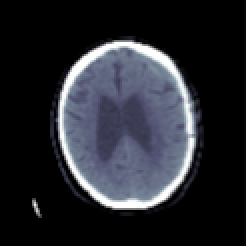
#> input picture images/training/epidural/epidural_01.png, 124 x 124 px, given as the content of the folder images/training/epidural/epidural_01.png, which was not available (shown 2 times larger)
$ python predict.py --training images/training/epidural/epidural_01.png --testing images/training/epidural/epidural_02.png
#> lines starting #> are read from the running program, lines starting #| are printed output that depends on the picture; after the words box and inside, x2 and y2 are one past the last pixel; in counts of white or black regions, pixels touching at a corner belong together; pictures that were not available may be replaced by others from this repository, and a replacement may not be noted
### patterns/localbinarypatterns.py
# Importa as bibliotecas necessárias.
from skimage import feature
import numpy as np
import cv2
import matplotlib.pyplot as plt

class LocalBinaryPatterns:
	def __init__(self, numPoints, radius):
		# Guarda o número de pontos e o raio.
		self.numPoints = numPoints
		self.radius = radius

	def describe(self, image, eps=1e-7):
		# Computa a representação LBP da imagem e
		# usa a representação para gerar um histograma de padrões.
		# LBP é uma função da biblioteca skimage.
		lbp = feature.local_binary_pattern(image, self.numPoints,
			self.radius, method="uniform")
		(hist, _) = np.histogram(lbp.ravel(),
			bins=np.arange(0, self.numPoints + 3),
			range=(0, self.numPoints + 2))

		cv2.imshow("LBP", lbp)
		ax = plt.hist(lbp.ravel(), bins = 256)
		plt.show()

		cv2.waitKey(0)

		# Normaliza o histograma.
		hist = hist.astype("float")
		hist /= (hist.sum() + eps)

		# Retorna o histograma de LBP.
		return hist # Feature

### predict.py
# USO: Passar como argumento o diretório de imagens para treinamento e teste.
# python predict.py --training images/training --testing images/testing

# Importa as bibliotecas necessárias
from patterns.localbinarypatterns import LocalBinaryPatterns
from sklearn.svm import LinearSVC
from imutils import paths
import argparse
import cv2
import os

# Parseia os argumentos da linha de comando.
ap = argparse.ArgumentParser()
ap.add_argument("-t", "--training", required=True,
	help="path to the training images")
ap.add_argument("-e", "--testing", required=True,
	help="path to the tesitng images")
args = vars(ap.parse_args())

# Inicializa o descritor LBP (Local Binary Patterns)
# com os dados e a lista de labels
desc = LocalBinaryPatterns(24, 8)
data = [] # será armazedado para cada imagem sua descrição LBP.
labels = [] # será armazedado os rótulos para classficação.

# Itera sobre o conjunto de treinamento de imagens (training images)
for imagePath in paths.list_images(args["training"]):
	# Carrega a imagem, converte para escala cinza e descreve isso com LBP.
	image = cv2.imread(imagePath)
#> image is the input picture: shape (124, 124, 3); mean B, G, R 50, 43.6, 41.9
	gray = cv2.cvtColor(image, cv2.COLOR_BGR2GRAY)
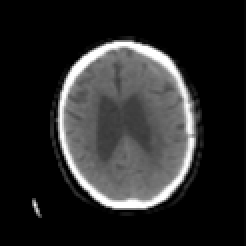
#> gray: shape (124, 124) (shown 2 times larger); min 0, max 255, mean 43.8

	# Gera as imagens LBP e Histograma
	hist = desc.describe(gray) # Retorna o resultado do descritor LBP.
#> in describe, `lbp = feature.local_binary_pattern(image, self.numPoints, self.radius,..`:
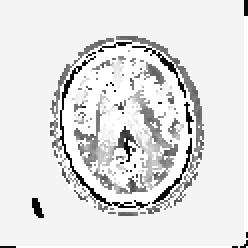
#> lbp: shape (124, 124) float64 (shown 2 times larger); min 0, max 25, mean 22.2; drawn with min black and max white
#> in describe, `(hist, _) = np.histogram(lbp.ravel(), bins=np.arange(0, self.numPoints..`: hist = 26 values, max 9591 at index 24, min 3 at index 4, mean 591.4
#> in describe, `cv2.imshow("LBP", lbp)`:
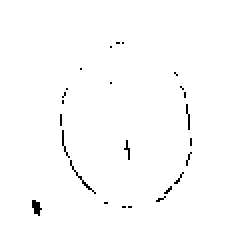
#> window 'LBP': shape (124, 124) (shown 2 times larger); 99% white; black in thin lines or dots, all inside (x1, y1, x2, y2) = (16, 21, 96, 108)
#> in describe, `plt.show()`:
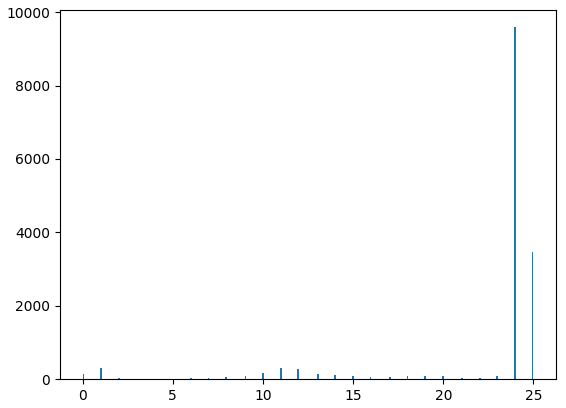
#> figure drawn by matplotlib, 1 panel; tallest bar 9591 high, from x = 23.93 to 24.02
#> in describe, `hist /= (hist.sum() + eps)`: hist = 26 values, max 0.624 at index 24, min 0.000195 at index 4, mean 0.0385

	# Extrai os labels dos paths da imagem, depois atualiza a
	# lista de dados e labels inicializada anteriormente.
	labels.append(imagePath.split(os.path.sep)[-2])
	data.append(hist)

# Resultado
# data = [hist_1, ... , ..., hist_8]
# labels = ['epidural', ..., 'intraparenchymal']

# Treina um classificador linear SVM nos dados
# Para maiores informações: https://scikit-learn.org/stable/modules/generated/sklearn.svm.LinearSVC.html
model = LinearSVC(C=50.0, random_state=42, max_iter=1500) # Cria modelo com os parâmetros citados.
#> (the run stopped early here; a loop or call above may not have finished)

$ run again, on images/training/intraparenchymal/intraparenchymal_02.png
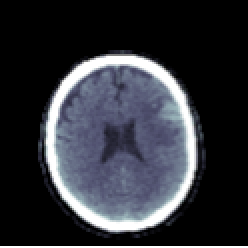
#> input picture images/training/intraparenchymal/intraparenchymal_02.png, 124 x 124 px, given as the content of the folder images/training/intraparenchymal/intraparenchymal_02.png, which was not available (shown 2 times larger)
#> image is the input picture: shape (124, 124, 3); mean B, G, R 57.5, 50.7, 48.8
#> in describe, `(hist, _) = np.histogram(lbp.ravel(), bins=np.arange(0, self.numPoints..`: hist = 26 values, max 9106 at index 24, min 6 at index 4, mean 591.4
#> in describe, `cv2.imshow("LBP", lbp)`:
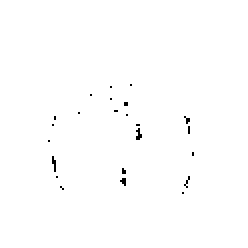
#> window 'LBP': shape (124, 124) (shown 2 times larger); 99.5% white; black in thin lines or dots, all inside (x1, y1, x2, y2) = (24, 42, 97, 97)
#> in describe, `plt.show()`:
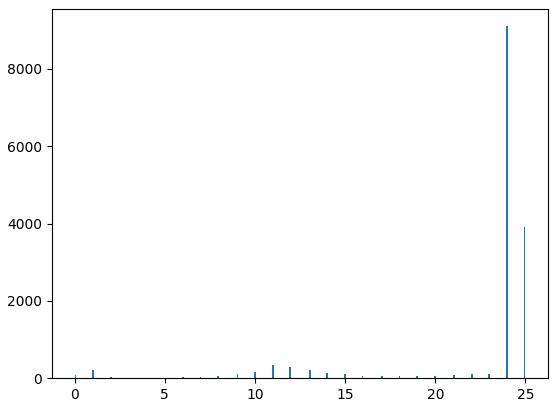
#> figure drawn by matplotlib, 1 panel; tallest bar 9106 high, from x = 23.93 to 24.02
#> in describe, `hist /= (hist.sum() + eps)`: hist = 26 values, max 0.592 at index 24, min 0.00039 at index 4, mean 0.0385

$ run again, on images/training/intraparenchymal/intraparenchymal_03.png
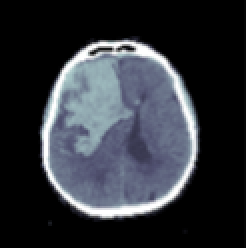
#> input picture images/training/intraparenchymal/intraparenchymal_03.png, 124 x 124 px, given as the content of the folder images/training/intraparenchymal/intraparenchymal_03.png, which was not available (shown 2 times larger)
#> image is the input picture: shape (124, 124, 3); mean B, G, R 59.3, 52.8, 49.5
#> in describe, `(hist, _) = np.histogram(lbp.ravel(), bins=np.arange(0, self.numPoints..`: hist = 26 values, max 9141 at index 24, min 20 at index 4, mean 591.4
#> in describe, `cv2.imshow("LBP", lbp)`:
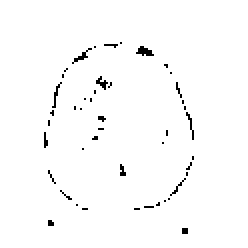
#> window 'LBP': shape (124, 124) (shown 2 times larger); 98.3% white; black in thin lines or dots, all inside (x1, y1, x2, y2) = (22, 21, 97, 117)
#> in describe, `plt.show()`:
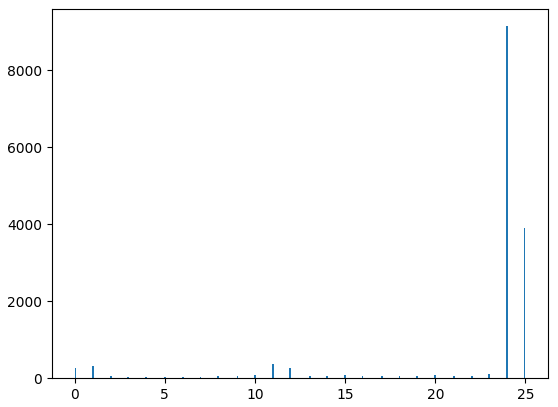
#> figure drawn by matplotlib, 1 panel; tallest bar 9141 high, from x = 23.93 to 24.02
#> in describe, `hist /= (hist.sum() + eps)`: hist = 26 values, max 0.594 at index 24, min 0.0013 at index 4, mean 0.0385
